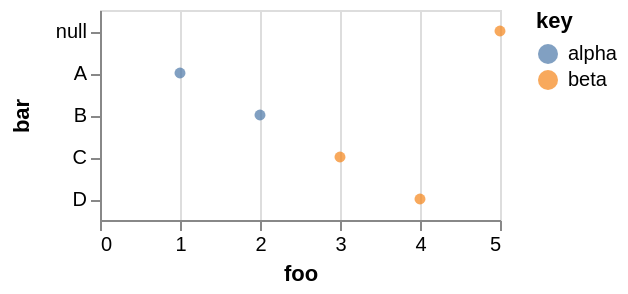

Write the Vega-Lite specification saved for this chart.
### Vega specification from a JSON file in a GitHub repository (floating-point values rounded to 4 significant figures)
{"$schema": "https://vega.github.io/schema/vega/v4.json", "autosize": "pad", "padding": 5, "width": 200, "style": "cell", "data": [{"name": "source_0", "values": [{"key": "alpha", "foo": [1, 2], "bar": ["A", "B"]}, {"key": "beta", "foo": [3, 4, 5], "bar": ["C", "D"]}]}, {"name": "data_0", "source": "source_0", "transform": [{"type": "flatten", "fields": ["foo", "bar"], "as": ["foo", "bar"]}]}], "signals": [{"name": "y_step", "value": 21}, {"name": "height", "update": "bandspace(domain('y').length, 1, 0.5) * y_step"}], "marks": [{"name": "marks", "type": "symbol", "style": ["circle"], "from": {"data": "data_0"}, "encode": {"update": {"opacity": {"value": 0.7}, "fill": [{"test": "datum[\"foo\"] === null || isNaN(datum[\"foo\"])", "value": null}, {"scale": "color", "field": "key"}], "tooltip": {"signal": "{\"foo\": format(datum[\"foo\"], \"\"), \"bar\": ''+datum[\"bar\"], \"key\": ''+datum[\"key\"]}"}, "x": {"scale": "x", "field": "foo"}, "y": {"scale": "y", "field": "bar"}, "shape": {"value": "circle"}}}}], "scales": [{"name": "x", "type": "linear", "domain": {"data": "data_0", "field": "foo"}, "range": [0, {"signal": "width"}], "nice": true, "zero": true}, {"name": "y", "type": "point", "domain": {"data": "data_0", "field": "bar", "sort": true}, "range": {"step": {"signal": "y_step"}}, "padding": 0.5}, {"name": "color", "type": "ordinal", "domain": {"data": "data_0", "field": "key", "sort": true}, "range": "category"}], "axes": [{"scale": "x", "orient": "bottom", "grid": false, "title": "foo", "labelFlush": true, "labelOverlap": true, "tickCount": {"signal": "ceil(width/40)"}, "zindex": 1}, {"scale": "x", "orient": "bottom", "gridScale": "y", "grid": true, "tickCount": {"signal": "ceil(width/40)"}, "domain": false, "labels": false, "maxExtent": 0, "minExtent": 0, "ticks": false, "zindex": 0}, {"scale": "y", "orient": "left", "grid": false, "title": "bar", "zindex": 1}], "legends": [{"fill": "color", "title": "key", "encode": {"symbols": {"update": {"shape": {"value": "circle"}, "opacity": {"value": 0.7}}}}}], "config": {"axisY": {"minExtent": 30}, "legend": {"gradientDirection": "horizontal", "gradientLength": 100}}}
